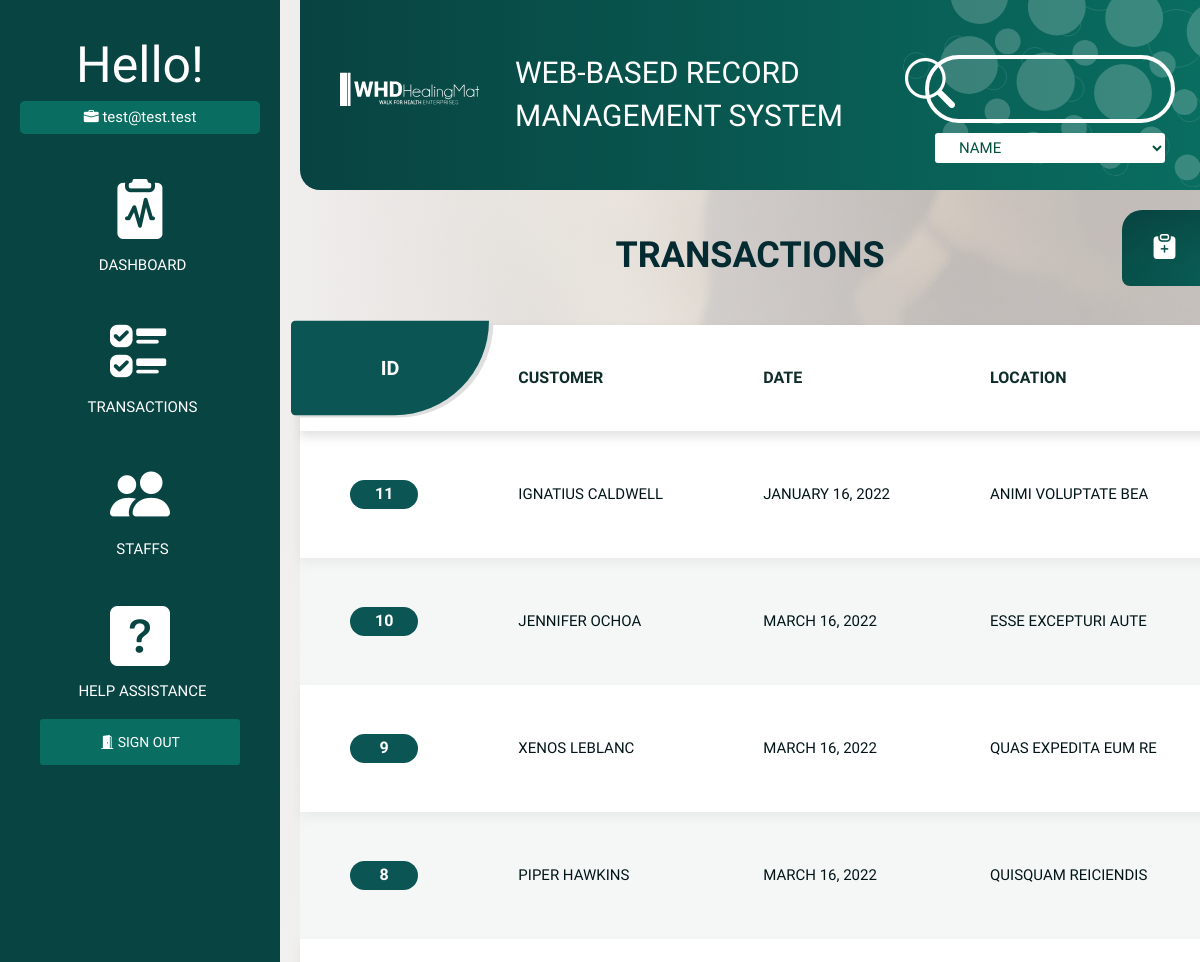
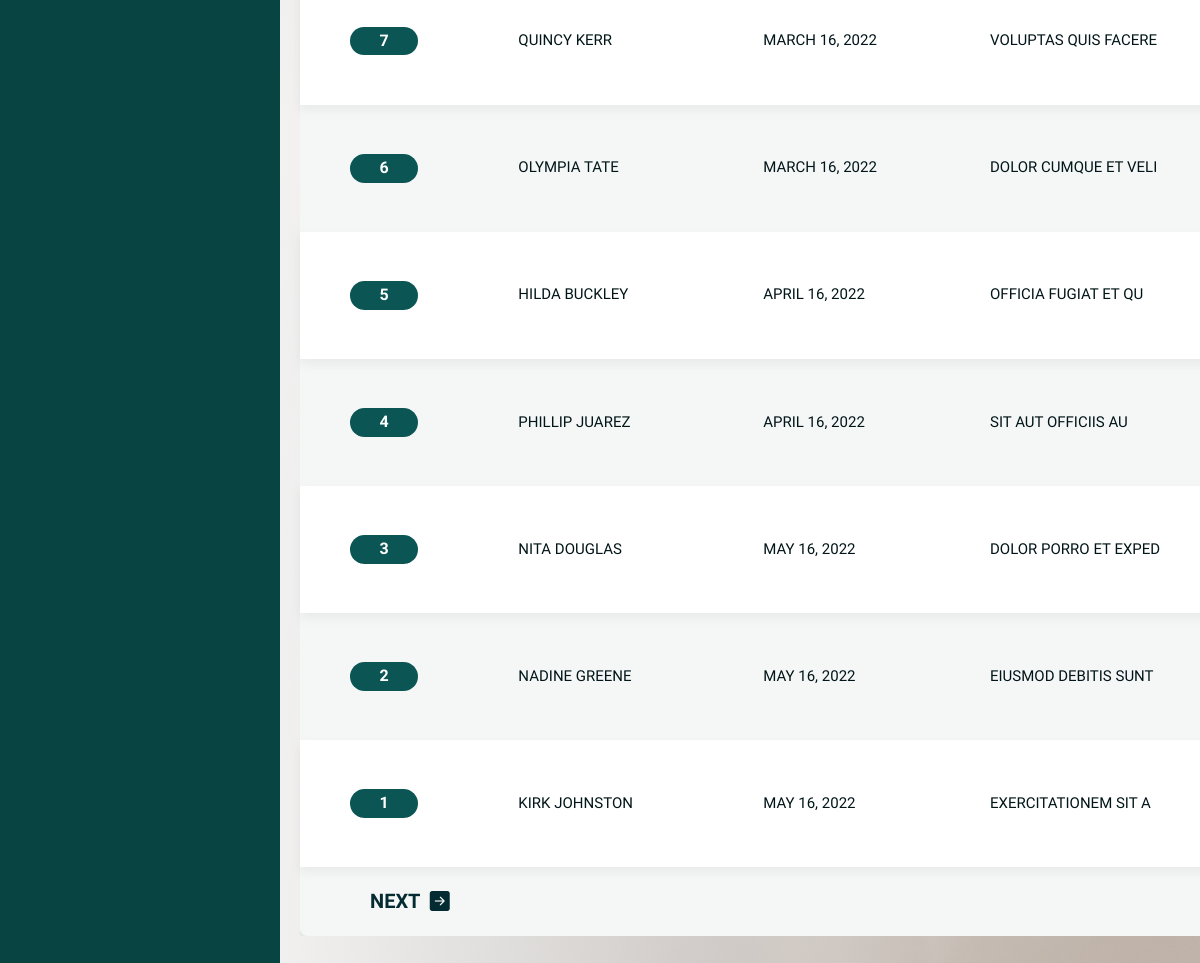
The page /transaction (signed in) on the database as committed earlier (2 pictures, top to bottom).
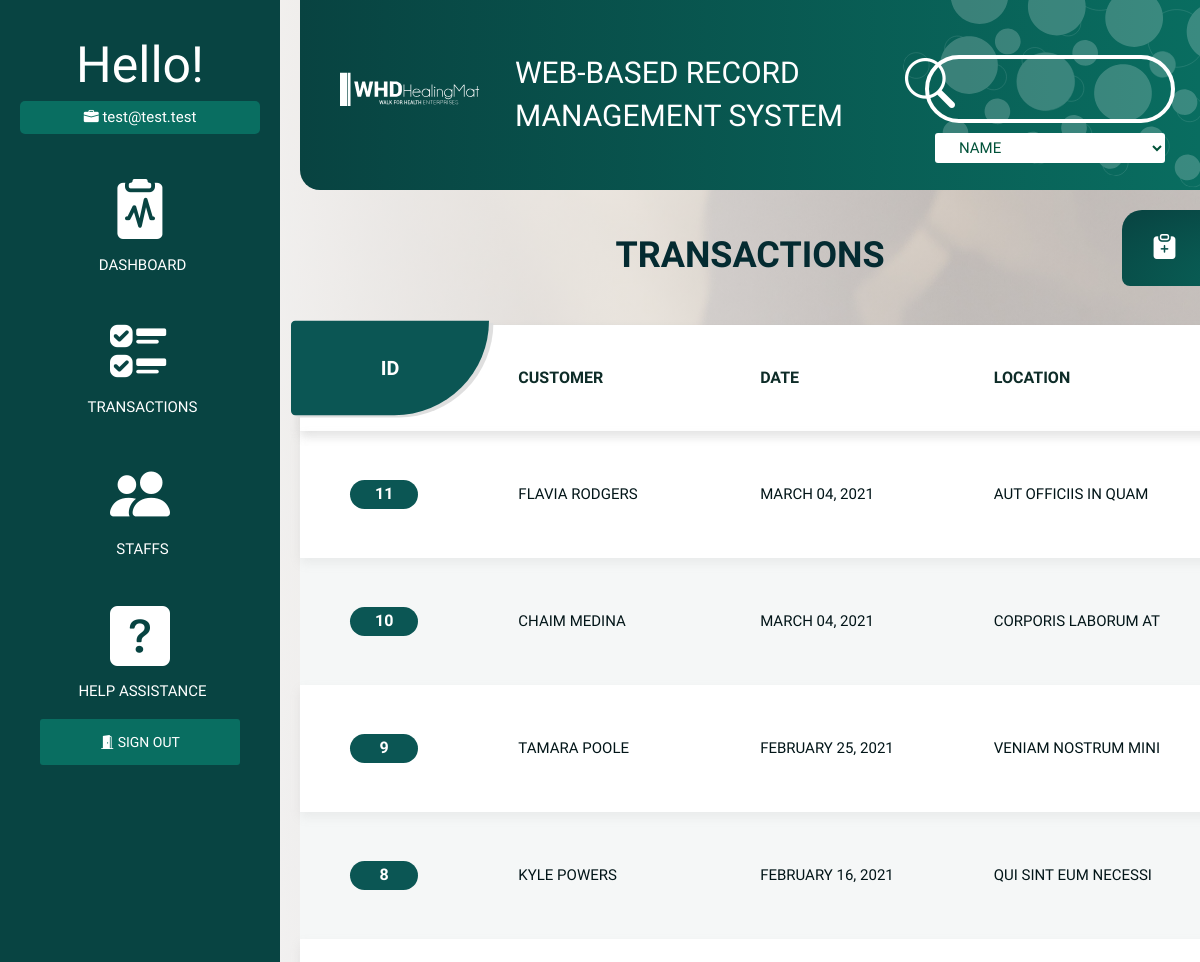
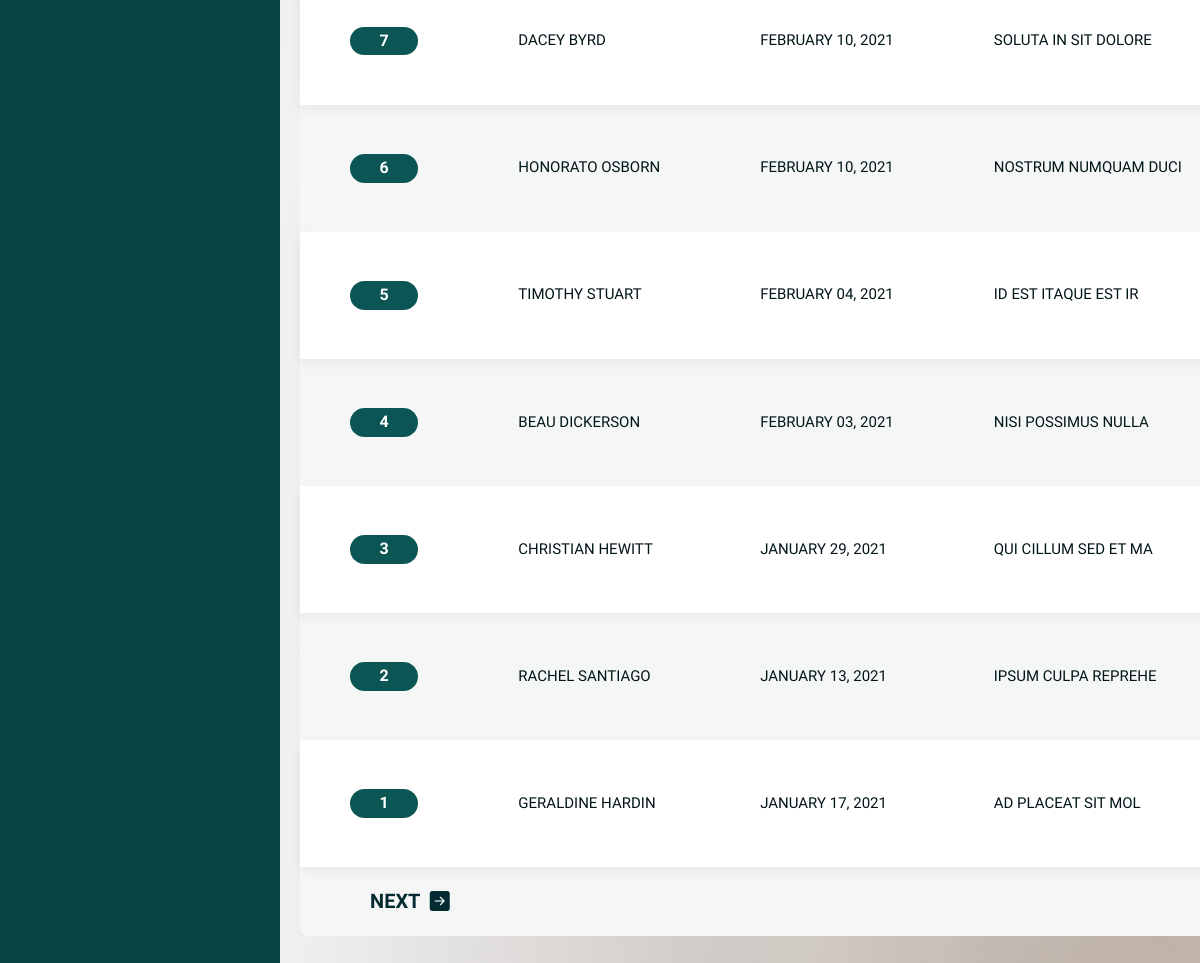
The same page on the database as committed later (2 pictures, top to bottom).
### models.py (models this page shows, shortened)
class Transaction(db.Model):
    __tablename__ = 'transaction'
    cust_id = db.Column(db.Integer, primary_key=True)
    cust_firstname = db.Column(db.Text)
    cust_lastname = db.Column(db.Text)
    trans_date = db.Column(db.Date)
    trans_location = db.Column(db.Text)
    prod_id = db.Column(db.Integer)
    trans_quantity = db.Column(db.Integer)
    trans_discount = db.Column(db.Float)

### blueprint/transaction.py (the view, shortened to what this page needs)
@transaction_bp.route('/transaction', methods=['GET','POST'])
@transaction_bp.route('/transaction/<int:page>', methods=['GET'])
def transaction(page=1):
    per_page = 11
    if request.method == 'GET':
        transactions = Transaction.query.paginate(page, per_page, error_out=False)
    return render_template('transaction/index_page.html', transactions=transactions)

### blueprint/transaction.py (called while the page is built)
def transaction_bp_middleware():
    if not is_authenticated():
        return redirect(url_for('auth_bp.login_page'))

### helper/functions.py (called while the page is built)
def is_authenticated():
    if session.get('signedin'):
        return True
    return False

### templates/transaction/index_page.html (shortened to what this page needs)
{% extends 'auth/auth_base.html' %}
{% block head %}
<link rel="stylesheet" href="{{ url_for('static', filename='css/transaction.css') }}">
{% endblock %}
{% block body %}
<div class="transaction">
    <a id="create-btn" href="{{url_for('transaction_bp.transaction_create')}}">
        <i class="bi bi-clipboard-plus-fill"></i>&nbsp;&nbsp;&nbsp;&nbsp;CREATE TRANSACTION</a>
    <h1 id="spec-h1">TRANSACTIONS</h1>
    <form class="search-cont" action="{{ url_for('transaction_bp.transaction') }}" method="POST" autocomplete="off">
            <i class="bi bi-search"></i>
            <input class="search-field" type="text" name="search_text">
            <select class="select" name="search_type">
                <option value="name">NAME</option>
            </select>
    </form>
    <table>
        <thead>
            <tr>
                <th id="col-id">ID</th>
                <th>Customer</th>
                <th>Date</th>
                <th>Location</th>
            </tr>
        </thead>
        <tbody>
            {% if transactions.items|length == 0 %}
                <tr>
                    <td class="no-result-cont" colspan="7">
                        <image class="no-result-bg" src="{{ url_for('static', filename='images/thinking.png') }}"></image>
                        <h1 class="no-result-text1">Customer not found</h1>
                        <h1 class="no-result-text2">There are no customer that match your current filters.</h1></td>
                </tr>
            {% else %}
                {% for transaction in transactions.items|sort(attribute='cust_id', reverse = True) %}
                <tr>
                    <td><div class="spec-id">{{ transaction.cust_id }}</div></td>
                    <td>{{ transaction.cust_firstname }} {{ transaction.cust_lastname }}</td>
                    <td>{{ transaction.trans_date.strftime("%B %d, %Y") }}</td>
                    <td>{{ transaction.trans_location }}</td>
                </tr>
                {% endfor %}
                <tr>
                    <td colspan="7">
                        {% if transactions.has_next %}
                            <a id="page-btn" href="{{ url_for('transaction_bp.transaction', page=transactions.next_num) }}">
                                Next &nbsp;<i class="bi bi-arrow-right-square-fill"></i>
                            </a>
                        {% endif %}
                </tr>
            {% endif %}
        </tbody>
    </table>
</div>
{% endblock %}

### templates/auth/auth_base.html (shortened to what this page needs)
<!DOCTYPE html>
<html lang="en">
    <head>
        <link rel="stylesheet" href="{{ url_for('static', filename='css/auth.css') }}">
        <link rel="stylesheet" href="https://pro.fontawesome.com/releases/v5.10.0/css/all.css"/>
        <link rel="stylesheet" href="https://maxcdn.bootstrapcdn.com/bootstrap/3.3.7/css/bootstrap.min.css">
        <link rel="stylesheet" href="https://cdn.jsdelivr.net/npm/bootstrap-icons@1.8.1/font/bootstrap-icons.css">
        {% block head %}
        {% endblock %}
    </head>
<body>
<div class="wrapper">
    <div class="sidebar">
        <span id="h1">Hello!</span>
        <span id="h1-data"><i class="bi bi-briefcase-fill"></i>&nbsp{{ session['email'] }}</span>
        <div class="cont">
                <a href="/dashboard" id="cont-sect">
                    <i class="bi bi-clipboard2-pulse-fill" id="auth-logo"></i>
                    <span id="auth-lbl">DASHBOARD</span></a>
                <a href="/transaction" id="cont-sect">
                    <i class="bi bi-ui-checks" id="auth-logo"></i>
                        <span id="auth-lbl">TRANSACTIONS</span></a>
                <a href="/staff" id="cont-sect">
                    <i class="bi bi-people-fill" id="auth-logo"></i>
                        <span id="auth-lbl">STAFFS</span></a>
                <a href="/help" id="cont-sect">
                    <i class="bi bi-question-square-fill" id="auth-logo"></i>
                        <span id="auth-lbl">HELP ASSISTANCE</span></a>
        <div class="logout">
            <a href="/logout">
                <i class="bi bi-door-open-fill"></i>
                SIGN OUT
            </a>
        </div>
        </div>
    </div>
    <div class="main">
        <div class="main--header">
            <image class="logo-svg" src="{{ url_for('static', filename='images/logo-head-web.svg') }}"></image>
            <span id="title">WEB-BASED RECORD MANAGEMENT SYSTEM</span>
            <image class="bg-head-svg" src="{{ url_for('static', filename='images/bubbles.svg') }}"></image>
        </div>
        <div class="main--content">
            {% block body %}
            {% endblock %}
        </div>
    </div>
</div>
</body>
</html>

### static/css/auth.css (style rules this page uses)
body { image-rendering: -webkit-optimize-contrast; background-image: linear-gradient(to left, rgba(215, 215, 215, 0.43) 20%, rgb(250, 250, 250) 90%), url("/static/images/dashboard-bg.jpg"); background-size: cover; }
.wrapper .sidebar { width: 20em; height: 100%; padding: 30px 20px; background: #084442; }
.sidebar { display: flex; position: fixed; flex-direction: column; }
#h1 { font-size: 50px; text-align: center; font-family: 'Epilogue', sans-serif; font-weight: 200; color: white; }
#h1-data { text-align: center; font-size: 15px; margin-bottom: 30px; font-family: 'Quicksand', sans-serif; color: white; border-radius: 5px; padding: 5px 20px 5px 20px; background: #096e61; }
.cont { text-align: center; display: flex; flex-direction: column; }
#cont-sect { color: inherit !important; text-decoration: none !important; outline: none !important; padding: 5px; display: flex; flex-direction: column; margin-bottom: 25px; }
#auth-logo { font-size: 60px; color: white; }
#auth-lbl { font-family: 'Heebo', sans-serif; color: white; font-size: 15px; font-weight: 300; margin-left: 5px; }
.logout a { border: none; outline: none; border-radius: 3px; padding: 15px 60px 15px 60px; color: white; font-family: 'Quicksand', sans-serif; font-weight: 200; background: #096e61; text-decoration: none !important; outline: none !important; }
.main { overflow: hidden; }
.wrapper .main { width: 100%; padding: 0px 0px 0px 300px; overflow: hidden; }
.wrapper .main--header { display: flex; flex-direction: row; align-items: center; border-bottom-left-radius: 20px; margin: 0px 0px 20px 0px; padding: 20px; background: linear-gradient(to right, #084341, #096d60); overflow: hidden; }
#title { color: white; font-family: 'Heebo', sans-serif; margin-left: 5px; font-size: 30px; }
.logo-svg { display: flex; overflow: hidden; padding: 0 20px; width: auto; height: 80px; filter: brightness(0) invert(1); }
.bg-head-svg { height: 250px; width: auto; mix-blend-mode: normal; margin-top: -100px; margin-right: -80px; margin-left: auto; border-radius: 4px; transform: rotate(8.44deg); opacity: 20%; }
.wrapper .main--content { color: white; }

### static/css/global.css (style rules this page uses)
* { margin: 0; padding: 0; box-sizing: border-box; font-family: sans-serif; list-style: none; text-decoration: none; user-select: none; -webkit-user-drag: none; }
img { pointer-events: none; }
html { scroll-behavior: smooth; }
a { outline: 0 !important; text-decoration: none !important; }

Rows that differ between the two databases and show on the page:
changed Transaction id 11: cust_firstname "IGNATIUS" → "FLAVIA"; cust_lastname "CALDWELL" → "RODGERS"; trans_date "JANUARY 16, 2022" → "MARCH 04, 2021"; trans_location "ANIMI VOLUPTATE BEA" → "AUT OFFICIIS IN QUAM"
changed Transaction id 10: cust_firstname "JENNIFER" → "CHAIM"; cust_lastname "OCHOA" → "MEDINA"; trans_date "MARCH 16, 2022" → "MARCH 04, 2021"; trans_location "ESSE EXCEPTURI AUTE" → "CORPORIS LABORUM AT"
changed Transaction id 9: cust_firstname "XENOS" → "TAMARA"; cust_lastname "LEBLANC" → "POOLE"; trans_date "MARCH 16, 2022" → "FEBRUARY 25, 2021"; trans_location "QUAS EXPEDITA EUM RE" → "VENIAM NOSTRUM MINI"
changed Transaction id 8: cust_firstname "PIPER" → "KYLE"; cust_lastname "HAWKINS" → "POWERS"; trans_date "MARCH 16, 2022" → "FEBRUARY 16, 2021"; trans_location "QUISQUAM REICIENDIS" → "QUI SINT EUM NECESSI"
changed Transaction id 7: cust_firstname "QUINCY" → "DACEY"; cust_lastname "KERR" → "BYRD"; trans_date "MARCH 16, 2022" → "FEBRUARY 10, 2021"; trans_location "VOLUPTAS QUIS FACERE" → "SOLUTA IN SIT DOLORE"
changed Transaction id 6: cust_firstname "OLYMPIA" → "HONORATO"; cust_lastname "TATE" → "OSBORN"; trans_date "MARCH 16, 2022" → "FEBRUARY 10, 2021"; trans_location "DOLOR CUMQUE ET VELI" → "NOSTRUM NUMQUAM DUCI"
changed Transaction id 5: cust_firstname "HILDA" → "TIMOTHY"; cust_lastname "BUCKLEY" → "STUART"; trans_date "APRIL 16, 2022" → "FEBRUARY 04, 2021"; trans_location "OFFICIA FUGIAT ET QU" → "ID EST ITAQUE EST IR"
changed Transaction id 4: cust_firstname "PHILLIP" → "BEAU"; cust_lastname "JUAREZ" → "DICKERSON"; trans_date "APRIL 16, 2022" → "FEBRUARY 03, 2021"; trans_location "SIT AUT OFFICIIS AU" → "NISI POSSIMUS NULLA"
changed Transaction id 3: cust_firstname "NITA" → "CHRISTIAN"; cust_lastname "DOUGLAS" → "HEWITT"; trans_date "MAY 16, 2022" → "JANUARY 29, 2021"; trans_location "DOLOR PORRO ET EXPED" → "QUI CILLUM SED ET MA"
changed Transaction id 2: cust_firstname "NADINE" → "RACHEL"; cust_lastname "GREENE" → "SANTIAGO"; trans_date "MAY 16, 2022" → "JANUARY 13, 2021"; trans_location "EIUSMOD DEBITIS SUNT" → "IPSUM CULPA REPREHE"
changed Transaction id 1: cust_firstname "KIRK" → "GERALDINE"; cust_lastname "JOHNSTON" → "HARDIN"; trans_date "MAY 16, 2022" → "JANUARY 17, 2021"; trans_location "EXERCITATIONEM SIT A" → "AD PLACEAT SIT MOL"
